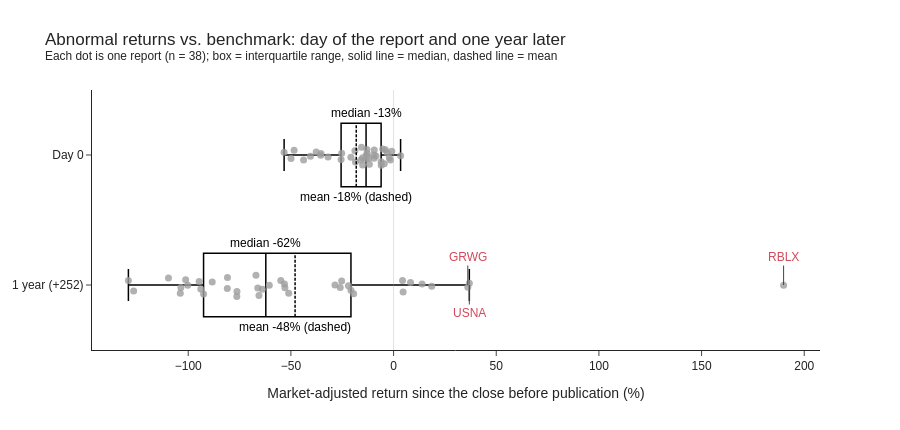

This figure's notebook cell:
### Markdown cell above
### Distribution of day-0 and 1-year abnormal returns

### Code cell
dist = (events.melt(id_vars='Ticker', value_vars=['abn_ret_0', 'abn_ret_252'],
                  var_name='horizon', value_name='abn_ret')
        .assign(horizon=lambda d: d['horizon'].map({'abn_ret_0': 'Day 0', 'abn_ret_252': '1 year (+252)'})))

fig = go.Figure()
for label in ['1 year (+252)', 'Day 0']:
    sub = dist.query('horizon == @label')
    fig.add_trace(go.Box(
        x=sub['abn_ret'] * 100, name=label, orientation='h', boxpoints='all', jitter=0.4, pointpos=0,
        boxmean=True, text=sub['Ticker'], hovertemplate='%{text}: %{x:.1f}%<extra></extra>',
        marker=dict(color=GRAY, size=7, opacity=0.8), line=dict(color='black', width=1.5),
        fillcolor='rgba(0,0,0,0)', showlegend=False))

for label in ['Day 0', '1 year (+252)']:
    sub = dist.query('horizon == @label')['abn_ret'] * 100
    fig.add_annotation(x=sub.median(), y=label, yshift=42, showarrow=False,
                       text=f'median {sub.median():+.0f}%', font=dict(color='black', size=12))
    fig.add_annotation(x=sub.mean(), y=label, yshift=-42, showarrow=False,
                       text=f'mean {sub.mean():+.0f}% (dashed)', font=dict(color='black', size=12))
top = dist.query("horizon == '1 year (+252)' and abn_ret > 0.3").sort_values('abn_ret')
for k, (_, r) in enumerate(top.iterrows()):
    fig.add_annotation(x=r['abn_ret'] * 100, y='1 year (+252)', text=r['Ticker'], showarrow=True,
                       arrowhead=0, ax=0, ay=-28 if k % 2 == 0 else 28, font=dict(color=ACCENT, size=12))

fig.add_vline(x=0, line=dict(color=GRAY, width=1))
fig.update_layout(
    title='Abnormal returns vs. benchmark: day of the report and one year later<br>'
          '<sup>Each dot is one report (n = 38); box = interquartile range, solid line = median, dashed line = mean</sup>',
    xaxis_title='Market-adjusted return since the close before publication (%)', yaxis_title=None,
    height=430, width=900, margin=dict(t=90))
fig.show()

### Figure 1 — Plotly figure (JSON) as saved in the notebook; plotly's stock layout.template omitted (floating-point values rounded to 4 significant figures)
{"data": [{"boxmean": true, "boxpoints": "all", "fillcolor": "rgba(0,0,0,0)", "hovertemplate": "%{text}: %{x:.1f}%<extra></extra>", "jitter": 0.4, "line": {"color": "black", "width": 1.5}, "marker": {"color": "#9E9E9E", "opacity": 0.8, "size": 7}, "name": "1 year (+252)", "orientation": "h", "pointpos": 0, "showlegend": false, "text": ["VRX", "USNA", "ONP", "GPRO", "BUR", "GDS", "IONQ", "QS", "SQ", "YY", "DKNG", "WORX", "TAL", "HRMY", "TWST", "DNA", "RBLX", "AILE", "EH", "TIO", "IEP", "WELL", "ESTA", "MULN", "NTRA", "TGLS", "PCT", "EBON", "CLOV", "KNDI", "LOOP", "GRWG", "DLO", "XL", "NNOX", "EHTH", "EROS", "GNUS"], "type": "box", "x": [-92.54, 36.89, -80.89, -76.26, -51.08, 8.253, -28.54, -63.92, -20.75, -76.34, -66.14, -129.1, -25.28, -52.92, -65.56, -60.51, 189.9, -103.6, -21.98, -126.6, -80.96, 13.89, -54.92, -88.31, 4.652, 4.374, -67.01, -93.89, -100.2, -103.9, -19.45, 36.15, -25.98, -101.3, -53.14, -94.68, 18.58, -109.6]}, {"boxmean": true, "boxpoints": "all", "fillcolor": "rgba(0,0,0,0)", "hovertemplate": "%{text}: %{x:.1f}%<extra></extra>", "jitter": 0.4, "line": {"color": "black", "width": 1.5}, "marker": {"color": "#9E9E9E", "opacity": 0.8, "size": 7}, "name": "Day 0", "orientation": "h", "pointpos": 0, "showlegend": false, "text": ["VRX", "USNA", "ONP", "GPRO", "BUR", "GDS", "IONQ", "QS", "SQ", "YY", "DKNG", "WORX", "TAL", "HRMY", "TWST", "DNA", "RBLX", "AILE", "EH", "TIO", "IEP", "WELL", "ESTA", "MULN", "NTRA", "TGLS", "PCT", "EBON", "CLOV", "KNDI", "LOOP", "GRWG", "DLO", "XL", "NNOX", "EHTH", "EROS", "GNUS"], "type": "box", "x": [-18.55, -6.062, -0.8711, -2.084, -43.83, -37.67, -9.491, -13.31, -15.09, -25.28, -3.985, -6.011, -9.626, -25.56, -20.77, -12.02, -3.072, -53.3, -12.99, -48.45, -18.83, -4.522, -8.555, -1.574, -35.47, -35.35, -40.49, -12.85, -13.47, -15.62, -31.91, -5.262, -49.94, -11.78, 3.421, -15.08, -9.423, -15.97]}], "layout": {"annotations": [{"font": {"color": "black", "size": 12}, "showarrow": false, "text": "median -13%", "x": -13.39, "y": "Day 0", "yshift": 42}, {"font": {"color": "black", "size": 12}, "showarrow": false, "text": "mean -18% (dashed)", "x": -18.18, "y": "Day 0", "yshift": -42}, {"font": {"color": "black", "size": 12}, "showarrow": false, "text": "median -62%", "x": -62.22, "y": "1 year (+252)", "yshift": 42}, {"font": {"color": "black", "size": 12}, "showarrow": false, "text": "mean -48% (dashed)", "x": -47.96, "y": "1 year (+252)", "yshift": -42}, {"arrowhead": 0, "ax": 0, "ay": -28, "font": {"color": "#D1495B", "size": 12}, "showarrow": true, "text": "GRWG", "x": 36.15, "y": "1 year (+252)"}, {"arrowhead": 0, "ax": 0, "ay": 28, "font": {"color": "#D1495B", "size": 12}, "showarrow": true, "text": "USNA", "x": 36.89, "y": "1 year (+252)"}, {"arrowhead": 0, "ax": 0, "ay": -28, "font": {"color": "#D1495B", "size": 12}, "showarrow": true, "text": "RBLX", "x": 189.9, "y": "1 year (+252)"}], "height": 430, "margin": {"t": 90}, "shapes": [{"line": {"color": "#9E9E9E", "width": 1}, "type": "line", "x0": 0, "x1": 0, "xref": "x", "y0": 0, "y1": 1, "yref": "y domain"}], "title": {"text": "Abnormal returns vs. benchmark: day of the report and one year later<br><sup>Each dot is one report (n = 38); box = interquartile range, solid line = median, dashed line = mean</sup>"}, "width": 900, "xaxis": {"title": {"text": "Market-adjusted return since the close before publication (%)"}}, "yaxis": {"title": {}}}}
